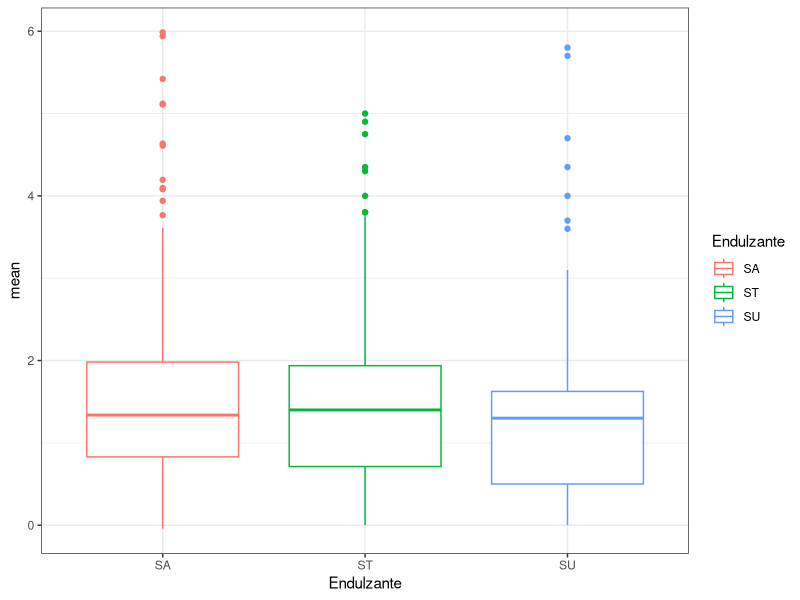

This chart was generated by the following R code: (Note: this script raises an error after producing the figure.)
#----  Descripción datos

## Compuestos fenólicos



### Compuestos fenolicos SA VidaUtil Cronico

### Compuestos fenolicos ST VidaUtil Cronico

### Compuestos fenolicos SU VidaUtil Cronico

## Muestras bio

### Cronico Orina Atipicos

### Cronico plasma Atipicos


fenSU <- read.csv("data/Compuestos fenolicos SU VidaUtil Cronico_1.csv", sep = ";", dec = ",")
#---- Funcion de procesado de tablas
 
procesado <- function(tabla, endulzante){
  
  tabla_num <- tabla[-1]
  
  # Se obtienen las medias de cada medida
  
  tabla_mean <- do.call(rbind, 
                        lapply(seq(1, nrow(tabla_num), 2), function(i){
                          x <- tabla_num[ i:(i + 1), , drop = FALSE]
                          res <- rbind(colSums(x)/2)
                          res
                        }))
  
  rownames(tabla_mean) <- unique(tabla$Condiciones)
  
  # La desviación estándar
  
  tabla_sd <- do.call(rbind, 
                      lapply(seq(1, nrow(tabla_num), 2), function(i){
                        x <- tabla_num[ i:(i + 1), , drop = FALSE]
                        res <- rbind(apply(x, 2, sd))
                        res
                      }))
  
  # Apilamos datos
  
  tabla_1 <- stack(as.data.frame(tabla_mean))
  tabla_1$Condiciones <- rep(unique(tabla$Condiciones),4)
  
  tabla_2 <- stack(as.data.frame(tabla_sd))
  tabla_2$Condiciones <- rep(unique(tabla$Condiciones),4)
  
  tabla_total <- merge(tabla_1, tabla_2, by = c("Condiciones", "ind"))
  
  tabla_total$Endulzante <- rep(endulzante, nrow(tabla_total))
  
  dplyr::rename(tabla_total, mean = values.x , SD = values.y, Compuesto = ind)
  
}

# ---- Lectura y procesado de las tablas

fenSU <- read.csv("data/Compuestos fenolicos SU VidaUtil Cronico_1.csv", sep = ";", dec = ",")
fenSA <- read.csv("data/Compuestos fenolicos SA VidaUtil Cronico_1.csv", sep = ";", dec = ",")
fenST <- read.csv("data/Compuestos fenolicos ST VidaUtil Cronico_1.csv", sep = ";", dec = ",")


fenSU_total <- procesado(fenSU, "SU")
fenSA_total <- procesado(fenSA, "SA")
fenST_total <- procesado(fenST, "ST")

fenFlavTotal <- rbind(fenSU_total, fenSA_total, fenST_total)

#----


shapiro.test(fenFlavTotal$mean)
shapiro.test(scale(fenFlavTotal$mean, center = T, scale = T))


library("ggplot2")
library("gridExtra")

ggplot(data = as.data.frame(fenFlavTotal), aes(x = Endulzante, y = mean, color = Endulzante)) +
  geom_boxplot() +
  theme_bw()

p1 <- ggplot(data = as.data.frame(fenFlavTotal), aes(x = Endulzante, y = mean)) + 
  geom_boxplot() + theme_bw()
p2 <- ggplot(data = as.data.frame(fenFlavTotal), aes(x = Condiciones, y = mean)) +
  geom_boxplot() + theme_bw()
p3 <- ggplot(data = as.data.frame(fenFlavTotal), aes(x = Endulzante, y = mean, colour = Condiciones)) +
  geom_boxplot() + theme_bw()

grid.arrange(p1, p2, ncol = 2)
p3


var.test(x = fenFlavTotal[fenFlavTotal$Endulzante == "SA", "mean"],
         y = fenFlavTotal[fenFlavTotal$Endulzante == "SU", "mean"] )
    

#---- gráficos de interacción

library(ggplot2)

ggplot(data = fenFlavTotal, aes(x = Compuesto, y = mean, colour = Endulzante,
                         group = Endulzante)) +
  stat_summary(fun = mean, geom = "point") +
  stat_summary(fun = mean, geom = "line") +
  labs(y  =  'mean (mg/100mlzumo)') +
  theme_bw()
anova <- aov(mean ~ Compuesto * Endulzante, data = fenFlavTotal)
summary(anova)
par(mfrow=c(1,2))
plot(anova, which=1:4)

